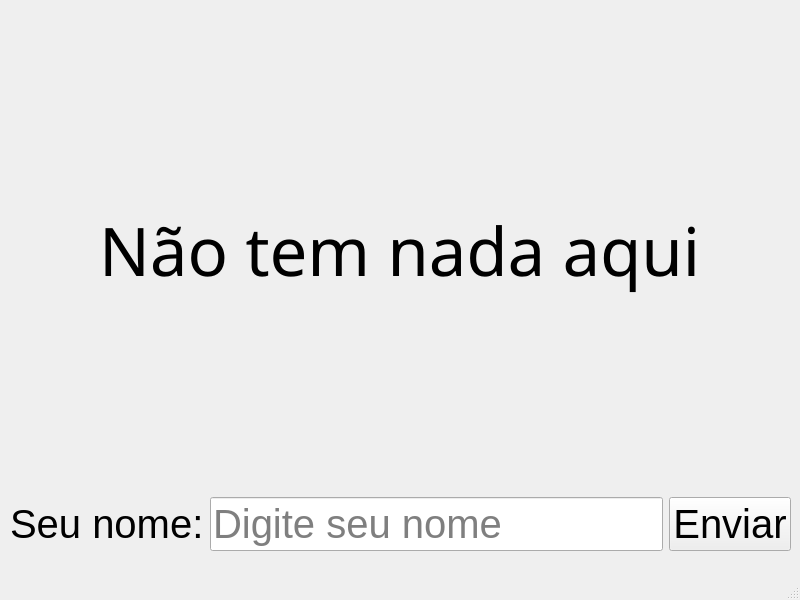
<?xml version="1.0" encoding="UTF-8"?>
<ui version="4.0">
 <class>MainWindow</class>
 <widget class="QMainWindow" name="MainWindow">
  <property name="geometry">
   <rect>
    <x>0</x>
    <y>0</y>
    <width>800</width>
    <height>600</height>
   </rect>
  </property>
  <property name="windowTitle">
   <string>MainWindow</string>
  </property>
  <widget class="QWidget" name="centralwidget">
   <widget class="QWidget" name="gridLayoutWidget">
    <property name="geometry">
     <rect>
      <x>10</x>
      <y>10</y>
      <width>781</width>
      <height>541</height>
     </rect>
    </property>
    <layout class="QGridLayout" name="gridLayout">
     <item row="0" column="0" alignment="Qt::AlignHCenter|Qt::AlignVCenter">
      <widget class="QLabel" name="labelResult">
       <property name="font">
        <font>
         <family>Franklin Gothic Demi Cond</family>
         <pointsize>50</pointsize>
         <bold>false</bold>
        </font>
       </property>
       <property name="text">
        <string>Não tem nada aqui</string>
       </property>
      </widget>
     </item>
     <item row="1" column="0">
      <layout class="QGridLayout" name="gridLayout_2">
       <item row="0" column="1">
        <widget class="QLineEdit" name="lineName">
         <property name="font">
          <font>
           <pointsize>30</pointsize>
          </font>
         </property>
         <property name="placeholderText">
          <string>Digite seu nome</string>
         </property>
        </widget>
       </item>
       <item row="0" column="0">
        <widget class="QLabel" name="labelName">
         <property name="font">
          <font>
           <pointsize>30</pointsize>
          </font>
         </property>
         <property name="text">
          <string>Seu nome:</string>
         </property>
        </widget>
       </item>
       <item row="0" column="2">
        <widget class="QPushButton" name="buttonSend">
         <property name="font">
          <font>
           <pointsize>30</pointsize>
          </font>
         </property>
         <property name="text">
          <string>Enviar</string>
         </property>
        </widget>
       </item>
      </layout>
     </item>
    </layout>
   </widget>
  </widget>
  <widget class="QMenuBar" name="menubar">
   <property name="geometry">
    <rect>
     <x>0</x>
     <y>0</y>
     <width>800</width>
     <height>22</height>
    </rect>
   </property>
  </widget>
  <widget class="QStatusBar" name="statusbar"/>
 </widget>
 <resources/>
 <connections/>
</ui>
